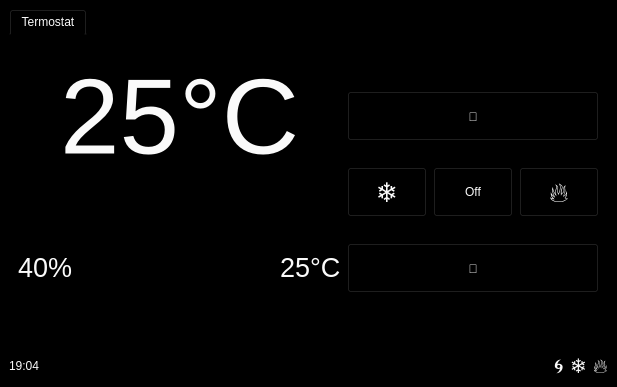
<?xml version="1.0" encoding="UTF-8"?>
<ui version="4.0">
 <class>MainWindow</class>
 <widget class="QMainWindow" name="MainWindow">
  <property name="geometry">
   <rect>
    <x>0</x>
    <y>0</y>
    <width>617</width>
    <height>387</height>
   </rect>
  </property>
  <property name="windowTitle">
   <string>MainWindow</string>
  </property>
  <property name="styleSheet">
   <string notr="true">QPushButton:checked { background-color: rgb(85, 87, 83); }
QWidget {
	background-color: rgb(0, 0, 0);
	alternate-background-color: rgb(85, 87, 83);	
	border-color: rgb(136, 138, 133);
	color: rgb(250,250,250);
}</string>
  </property>
  <widget class="QWidget" name="centralwidget">
   <layout class="QVBoxLayout" name="verticalLayout">
    <item>
     <widget class="QTabWidget" name="tabWidget">
      <property name="currentIndex">
       <number>0</number>
      </property>
      <widget class="QWidget" name="tab_termostat">
       <attribute name="title">
        <string>Termostat</string>
       </attribute>
       <layout class="QHBoxLayout" name="horizontalLayout_4">
        <item>
         <layout class="QVBoxLayout" name="verticalLayout_3">
          <item>
           <layout class="QHBoxLayout" name="horizontalLayout_2">
            <item>
             <spacer name="horizontalSpacer_3">
              <property name="orientation">
               <enum>Qt::Horizontal</enum>
              </property>
              <property name="sizeHint" stdset="0">
               <size>
                <width>40</width>
                <height>20</height>
               </size>
              </property>
             </spacer>
            </item>
            <item>
             <widget class="QLabel" name="lb_temp">
              <property name="font">
               <font>
                <family>Ubuntu</family>
                <pointsize>80</pointsize>
                <weight>50</weight>
                <italic>false</italic>
                <bold>false</bold>
               </font>
              </property>
              <property name="text">
               <string>25°C</string>
              </property>
             </widget>
            </item>
            <item>
             <spacer name="horizontalSpacer_4">
              <property name="orientation">
               <enum>Qt::Horizontal</enum>
              </property>
              <property name="sizeHint" stdset="0">
               <size>
                <width>40</width>
                <height>20</height>
               </size>
              </property>
             </spacer>
            </item>
           </layout>
          </item>
          <item>
           <layout class="QHBoxLayout" name="horizontalLayout_3">
            <item>
             <widget class="QLabel" name="lb_humidity">
              <property name="font">
               <font>
                <pointsize>20</pointsize>
               </font>
              </property>
              <property name="text">
               <string>40%</string>
              </property>
             </widget>
            </item>
            <item>
             <spacer name="horizontalSpacer_2">
              <property name="orientation">
               <enum>Qt::Horizontal</enum>
              </property>
              <property name="sizeHint" stdset="0">
               <size>
                <width>40</width>
                <height>20</height>
               </size>
              </property>
             </spacer>
            </item>
            <item>
             <widget class="QLabel" name="lb_temp_target">
              <property name="font">
               <font>
                <pointsize>20</pointsize>
               </font>
              </property>
              <property name="text">
               <string>25°C</string>
              </property>
             </widget>
            </item>
           </layout>
          </item>
         </layout>
        </item>
        <item>
         <layout class="QVBoxLayout" name="verticalLayout_2">
          <item>
           <spacer name="verticalSpacer_2">
            <property name="orientation">
             <enum>Qt::Vertical</enum>
            </property>
            <property name="sizeHint" stdset="0">
             <size>
              <width>20</width>
              <height>40</height>
             </size>
            </property>
           </spacer>
          </item>
          <item>
           <widget class="QPushButton" name="pb_up">
            <property name="minimumSize">
             <size>
              <width>40</width>
              <height>50</height>
             </size>
            </property>
            <property name="text">
             <string>🔺️</string>
            </property>
           </widget>
          </item>
          <item>
           <layout class="QHBoxLayout" name="horizontalLayout_5">
            <property name="topMargin">
             <number>20</number>
            </property>
            <property name="bottomMargin">
             <number>20</number>
            </property>
            <item>
             <widget class="QPushButton" name="pb_ac">
              <property name="minimumSize">
               <size>
                <width>40</width>
                <height>50</height>
               </size>
              </property>
              <property name="font">
               <font>
                <pointsize>20</pointsize>
               </font>
              </property>
              <property name="text">
               <string>❄️</string>
              </property>
              <property name="checkable">
               <bool>true</bool>
              </property>
              <property name="checked">
               <bool>false</bool>
              </property>
              <property name="flat">
               <bool>false</bool>
              </property>
             </widget>
            </item>
            <item>
             <widget class="QPushButton" name="pb_off">
              <property name="minimumSize">
               <size>
                <width>40</width>
                <height>50</height>
               </size>
              </property>
              <property name="text">
               <string>Off</string>
              </property>
              <property name="checkable">
               <bool>true</bool>
              </property>
             </widget>
            </item>
            <item>
             <widget class="QPushButton" name="pb_heat">
              <property name="minimumSize">
               <size>
                <width>40</width>
                <height>50</height>
               </size>
              </property>
              <property name="font">
               <font>
                <pointsize>20</pointsize>
               </font>
              </property>
              <property name="text">
               <string>🔥️</string>
              </property>
              <property name="checkable">
               <bool>true</bool>
              </property>
             </widget>
            </item>
           </layout>
          </item>
          <item>
           <widget class="QPushButton" name="pb_down">
            <property name="minimumSize">
             <size>
              <width>40</width>
              <height>50</height>
             </size>
            </property>
            <property name="text">
             <string>🔻️</string>
            </property>
           </widget>
          </item>
          <item>
           <spacer name="verticalSpacer">
            <property name="orientation">
             <enum>Qt::Vertical</enum>
            </property>
            <property name="sizeHint" stdset="0">
             <size>
              <width>20</width>
              <height>40</height>
             </size>
            </property>
           </spacer>
          </item>
         </layout>
        </item>
       </layout>
      </widget>
     </widget>
    </item>
    <item>
     <layout class="QHBoxLayout" name="horizontalLayout">
      <item>
       <widget class="QLabel" name="lb_time">
        <property name="text">
         <string>19:04</string>
        </property>
       </widget>
      </item>
      <item>
       <spacer name="horizontalSpacer">
        <property name="orientation">
         <enum>Qt::Horizontal</enum>
        </property>
        <property name="sizeHint" stdset="0">
         <size>
          <width>40</width>
          <height>20</height>
         </size>
        </property>
       </spacer>
      </item>
      <item>
       <widget class="QLabel" name="lb_status_vent">
        <property name="font">
         <font>
          <pointsize>15</pointsize>
         </font>
        </property>
        <property name="text">
         <string>🌀️</string>
        </property>
       </widget>
      </item>
      <item>
       <widget class="QLabel" name="lb_status_ac">
        <property name="font">
         <font>
          <pointsize>15</pointsize>
         </font>
        </property>
        <property name="text">
         <string>❄️</string>
        </property>
       </widget>
      </item>
      <item>
       <widget class="QLabel" name="lb_status_hot">
        <property name="font">
         <font>
          <pointsize>15</pointsize>
         </font>
        </property>
        <property name="text">
         <string>🔥️</string>
        </property>
       </widget>
      </item>
     </layout>
    </item>
   </layout>
  </widget>
 </widget>
 <resources/>
 <connections/>
</ui>
